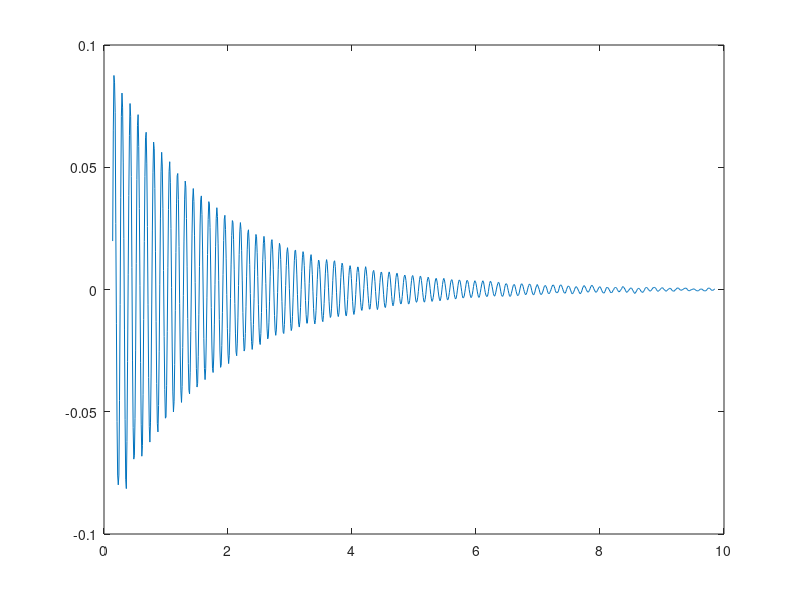

Write the MATLAB code that produced this figure.
%% Parameters

g = 9.81;
m = 4.484;
k = 10500;

%%%%% Computing

s = 15;
d = 100;
n = 50;
r = 5;

%% 1

w_0 = (k / m)^(1/2);

%% 3

%%%%% Load

IRF = load('resources/txt/IRF_1DOF.txt');
IRF = IRF(s:end - s, :);

%%%%% Time response

plot(IRF(:, 1), IRF(:, 2));

%%%%% Compute 1^st and n^th maxima

for i = 2:size(IRF, 1) - 1
    if IRF(i, 2) > IRF(i - 1, 2) && IRF(i, 2) > IRF(i + 1, 2)
        i_1 = i;
        break;
    end
end

l = 1;
i_n = i_1 + 1;

while l < n
    if IRF(i_n, 2) > IRF(i_n - 1, 2) && IRF(i_n, 2) > IRF(i_n + 1, 2)
        l = l + 1;
    end
    i_n = i_n + 1;
end

i_n = i_n - 1;

%%%%% Interpolation around both peaks

interval_1 = linspace(IRF(i_1 - 1, 1), IRF(i_1 + r, 1), d);
interval_n = linspace(IRF(i_n - r, 1), IRF(i_n + 1, 1), d);

interp_1 = interp1(IRF(i_1 - 1:i_1 + r, 1), IRF(i_1 - 1:i_1 + r, 2), interval_1, 'spline');
interp_n = interp1(IRF(i_n - r:i_n + 1, 1), IRF(i_n - r:i_n + 1, 2), interval_n, 'spline');

[a_1, j_1] = max(interp_1);
[a_n, j_n] = max(interp_n);

t_1 = interval_1(j_1);
t_n = interval_n(j_n);

%%%%% Natural frequency and damping ratio

w_d = 2 * pi * (n - 1) / (t_n - t_1);

delta = log(a_1 / a_n) / (n - 1);

eps = delta / (2 * pi);

clearvars -except w_0 w_d eps;
